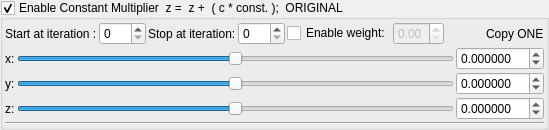
    <widget class="MyGroupBox" name="groupCheck_transform_constantMultiplierOriginal1_enabled">
     <property name="title">
      <string>Enable Constant Multiplier  z =  z +  ( c * const. );  ORIGINAL</string>
     </property>
     <property name="checkable">
      <bool>true</bool>
     </property>
     <layout class="QVBoxLayout" name="verticalLayout_14" stretch="0,0,0">
      <property name="spacing">
       <number>2</number>
      </property>
      <property name="leftMargin">
       <number>2</number>
      </property>
      <property name="topMargin">
       <number>2</number>
      </property>
      <property name="rightMargin">
       <number>2</number>
      </property>
      <property name="bottomMargin">
       <number>2</number>
      </property>
      <item>
       <layout class="QGridLayout" name="gridLayout_37">
        <property name="spacing">
         <number>2</number>
        </property>
        <item row="1" column="7">
         <spacer name="horizontalSpacer_19">
          <property name="orientation">
           <enum>Qt::Horizontal</enum>
          </property>
          <property name="sizeHint" stdset="0">
           <size>
            <width>40</width>
            <height>20</height>
           </size>
          </property>
         </spacer>
        </item>
        <item row="1" column="2">
         <widget class="QLabel" name="label_150">
          <property name="text">
           <string>Stop at iteration:</string>
          </property>
         </widget>
        </item>
        <item row="1" column="3">
         <widget class="MySpinBox" name="spinboxInt_transform_constantMultiplierOriginal1_stop_iterations">
          <property name="sizePolicy">
           <sizepolicy hsizetype="Minimum" vsizetype="Maximum">
            <horstretch>0</horstretch>
            <verstretch>0</verstretch>
           </sizepolicy>
          </property>
          <property name="maximum">
           <number>250</number>
          </property>
         </widget>
        </item>
        <item row="1" column="1">
         <widget class="MySpinBox" name="spinboxInt_transform_constantMultiplierOriginal1_start_iterations">
          <property name="sizePolicy">
           <sizepolicy hsizetype="Minimum" vsizetype="Maximum">
            <horstretch>0</horstretch>
            <verstretch>0</verstretch>
           </sizepolicy>
          </property>
          <property name="maximum">
           <number>250</number>
          </property>
         </widget>
        </item>
        <item row="1" column="8">
         <widget class="QLabel" name="label_151">
          <property name="text">
           <string>Copy ONE</string>
          </property>
         </widget>
        </item>
        <item row="1" column="0">
         <widget class="QLabel" name="label_152">
          <property name="text">
           <string>Start at iteration :</string>
          </property>
         </widget>
        </item>
        <item row="1" column="6">
         <widget class="MyDoubleSpinBox" name="spinbox_transform_constantMultiplierOriginal1_weight">
          <property name="enabled">
           <bool>false</bool>
          </property>
          <property name="sizePolicy">
           <sizepolicy hsizetype="Minimum" vsizetype="Maximum">
            <horstretch>0</horstretch>
            <verstretch>0</verstretch>
           </sizepolicy>
          </property>
          <property name="decimals">
           <number>2</number>
          </property>
          <property name="minimum">
           <double>0.000000000000000</double>
          </property>
          <property name="maximum">
           <double>1.000000000000000</double>
          </property>
          <property name="singleStep">
           <double>0.100000000000000</double>
          </property>
         </widget>
        </item>
        <item row="1" column="4">
         <widget class="QCheckBox" name="checkBox_transform_constantMultiplierOriginal1_weight_enabled">
          <property name="text">
           <string>Enable weight:</string>
          </property>
         </widget>
        </item>
       </layout>
      </item>
      <item>
       <layout class="QGridLayout" name="gridLayout_17">
        <property name="spacing">
         <number>2</number>
        </property>
        <item row="1" column="1">
         <widget class="QLabel" name="label_25">
          <property name="text">
           <string>y:</string>
          </property>
         </widget>
        </item>
        <item row="1" column="3">
         <widget class="MyDoubleSpinBox" name="spinbox3_transform_constantMultiplierOriginal1_y">
          <property name="sizePolicy">
           <sizepolicy hsizetype="Minimum" vsizetype="Maximum">
            <horstretch>0</horstretch>
            <verstretch>0</verstretch>
           </sizepolicy>
          </property>
          <property name="prefix">
           <string/>
          </property>
          <property name="suffix">
           <string/>
          </property>
          <property name="decimals">
           <number>6</number>
          </property>
          <property name="minimum">
           <double>-99.989999999999995</double>
          </property>
          <property name="maximum">
           <double>99.989999999999995</double>
          </property>
          <property name="singleStep">
           <double>0.100000000000000</double>
          </property>
         </widget>
        </item>
        <item row="0" column="1">
         <widget class="QLabel" name="label_18">
          <property name="text">
           <string>x:</string>
          </property>
         </widget>
        </item>
        <item row="2" column="1">
         <widget class="QLabel" name="label_15">
          <property name="text">
           <string>z:</string>
          </property>
         </widget>
        </item>
        <item row="0" column="3">
         <widget class="MyDoubleSpinBox" name="spinbox3_transform_constantMultiplierOriginal1_x">
          <property name="sizePolicy">
           <sizepolicy hsizetype="Minimum" vsizetype="Maximum">
            <horstretch>0</horstretch>
            <verstretch>0</verstretch>
           </sizepolicy>
          </property>
          <property name="prefix">
           <string/>
          </property>
          <property name="suffix">
           <string/>
          </property>
          <property name="decimals">
           <number>6</number>
          </property>
          <property name="minimum">
           <double>-99.989999999999995</double>
          </property>
          <property name="maximum">
           <double>99.989999999999995</double>
          </property>
          <property name="singleStep">
           <double>0.100000000000000</double>
          </property>
         </widget>
        </item>
        <item row="2" column="3">
         <widget class="MyDoubleSpinBox" name="spinbox3_transform_constantMultiplierOriginal1_z">
          <property name="sizePolicy">
           <sizepolicy hsizetype="Minimum" vsizetype="Maximum">
            <horstretch>0</horstretch>
            <verstretch>0</verstretch>
           </sizepolicy>
          </property>
          <property name="prefix">
           <string/>
          </property>
          <property name="suffix">
           <string/>
          </property>
          <property name="decimals">
           <number>6</number>
          </property>
          <property name="minimum">
           <double>-99.989999999999995</double>
          </property>
          <property name="maximum">
           <double>99.989999999999995</double>
          </property>
          <property name="singleStep">
           <double>0.100000000000000</double>
          </property>
         </widget>
        </item>
        <item row="1" column="2">
         <widget class="QSlider" name="slider3_transform_constantMultiplierOriginal1_y">
          <property name="sizePolicy">
           <sizepolicy hsizetype="Expanding" vsizetype="Maximum">
            <horstretch>0</horstretch>
            <verstretch>0</verstretch>
           </sizepolicy>
          </property>
          <property name="minimum">
           <number>-5000000</number>
          </property>
          <property name="maximum">
           <number>5000000</number>
          </property>
          <property name="singleStep">
           <number>1</number>
          </property>
          <property name="orientation">
           <enum>Qt::Horizontal</enum>
          </property>
         </widget>
        </item>
        <item row="0" column="2">
         <widget class="QSlider" name="slider3_transform_constantMultiplierOriginal1_x">
          <property name="sizePolicy">
           <sizepolicy hsizetype="Preferred" vsizetype="Preferred">
            <horstretch>0</horstretch>
            <verstretch>0</verstretch>
           </sizepolicy>
          </property>
          <property name="minimum">
           <number>-5000000</number>
          </property>
          <property name="maximum">
           <number>5000000</number>
          </property>
          <property name="singleStep">
           <number>1</number>
          </property>
          <property name="orientation">
           <enum>Qt::Horizontal</enum>
          </property>
         </widget>
        </item>
        <item row="2" column="2">
         <widget class="QSlider" name="slider3_transform_constantMultiplierOriginal1_z">
          <property name="sizePolicy">
           <sizepolicy hsizetype="Expanding" vsizetype="Maximum">
            <horstretch>0</horstretch>
            <verstretch>0</verstretch>
           </sizepolicy>
          </property>
          <property name="minimum">
           <number>-5000000</number>
          </property>
          <property name="maximum">
           <number>5000000</number>
          </property>
          <property name="singleStep">
           <number>1</number>
          </property>
          <property name="orientation">
           <enum>Qt::Horizontal</enum>
          </property>
         </widget>
        </item>
       </layout>
      </item>
      <item>
       <widget class="Line" name="line_3">
        <property name="orientation">
         <enum>Qt::Horizontal</enum>
        </property>
       </widget>
      </item>
     </layout>
    </widget>
